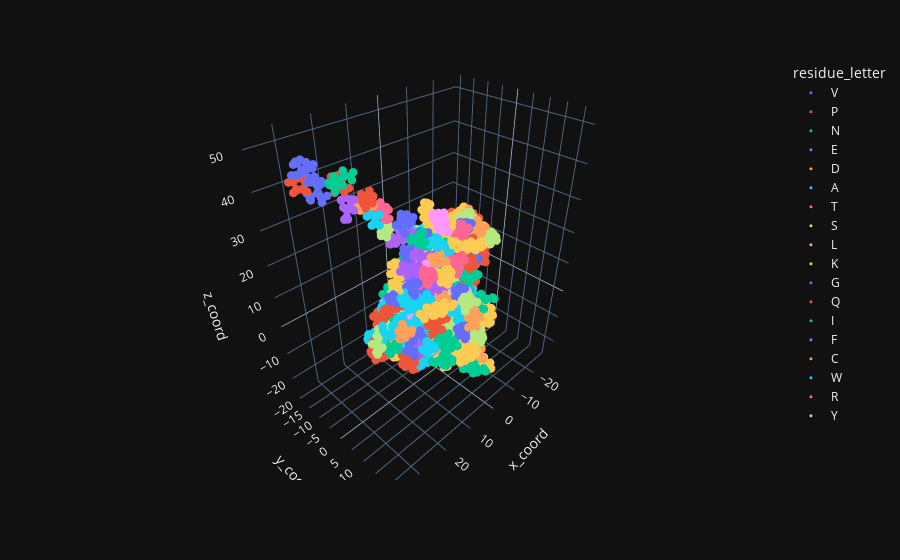

The notebook cell this image was saved under:
### Code cell
fig = px.scatter_3d(atom_df, x = "x_coord",
                    y = "y_coord",
                    z = "z_coord",
                    color = "residue_letter")
fig.update_traces(marker = dict(size = 3))
fig.update_coloraxes(showscale = False)
fig.update_layout(template = "plotly_dark")
fig.show()
